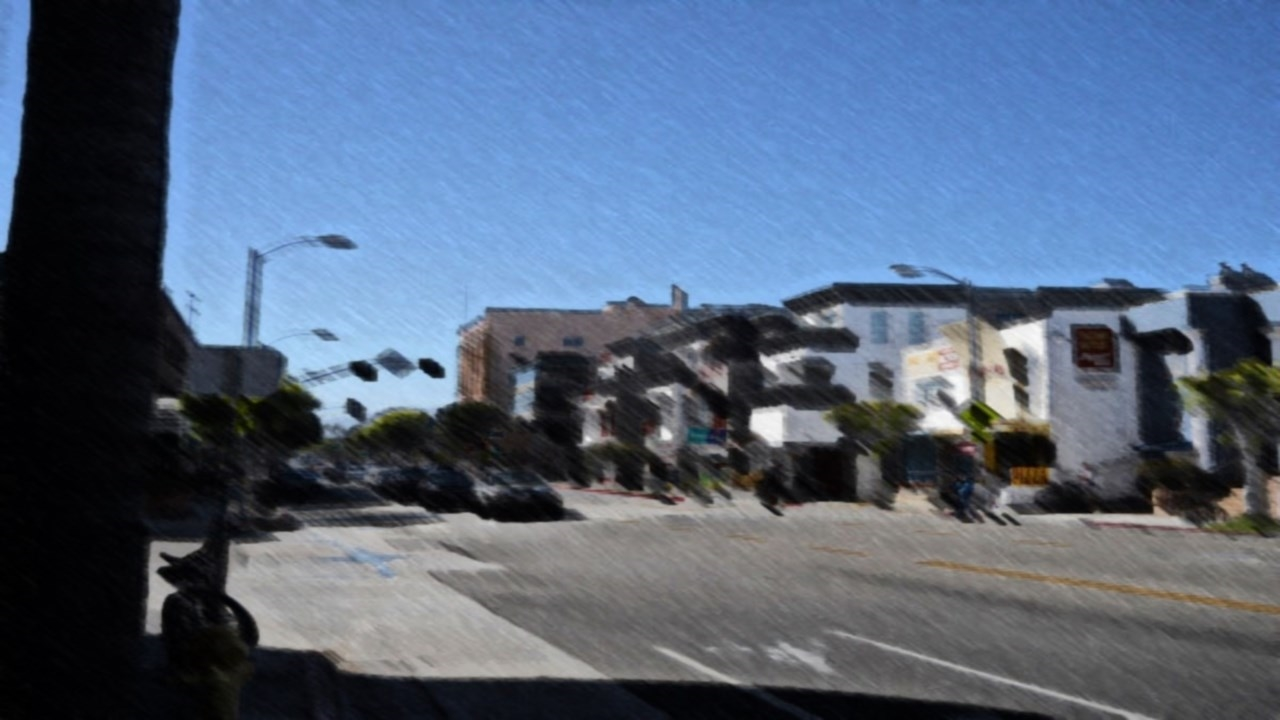
#> input picture Textures/street_1a.jpg, 1280 x 720 px
$ python texconvert.py ../Textures/street_1a.jpg
#> lines starting #> are read from the running program, lines starting #| are printed output that depends on the picture
"""texconvert.py - convert images to KTX2 textures for the engine.

A KTX2 file holds a texture's whole mip chain, built here (sRGB-correct), and
usually GPU-compressed: it loads without decoding, takes a quarter of the video
memory (BC7) or less, and samples faster. The engine loads `name.ktx2` in place
of `name.png` whenever it sits beside it and is at least as new, so a project
switches to compressed textures by converting its files - no scene or code
changes (src/ENGINE/render/TextureFiles.h).

Usage:
    python texconvert.py <image or folder> [more ...] [options]
    python texconvert.py --info <file.ktx2>
    python texconvert.py --decode <file.ktx2> <out.png> [--level N]

Each image becomes <name>.ktx2 beside it (or -o <file> for a single image).
A folder converts every .png/.jpg/.jpeg/.tga/.bmp in it (add --recursive for
sub-folders).

Kinds (--kind, default auto: from the file name):
    color   BC7, sRGB. Albedo / base colour / emissive / UI art. (default)
    data    BC7, linear. Packed data maps: ORM (occlusion, roughness,
            metallic), masks. Names ending _orm _arm _mr _rough(ness)
            _metal(lic/ness) _ao _occlusion _mask _height.
    normal  BC5, linear: only x and y are stored (z is rebuilt in the shader);
            mips are renormalised. Names ending _n _nrm _norm _normal(s).
            Tangent-space, OpenGL convention (+Y up: green = up), as glTF uses.

Options:
    --format bc7|bc5|bc4|rgba8   override the kind's format (bc4 = R channel only;
                                 rgba8 = uncompressed, still with mips)
    --no-mips                    store the full-size level only
    --verify                     decode the result and print its PSNR
    --force                      convert even if the .ktx2 is newer than the image
    -o <file>                    output path (one input only)

The BC7 encoder uses mode 6 (one colour line per 4x4 block, 4-bit weights):
good for most art, weaker where a block holds three or more distinct colours.
For the best quality, any encoder that writes plain (not supercompressed)
BC7/BC5/BC4 KTX2 files works too, e.g. AMD Compressonator or NVIDIA Texture
Tools.
"""

import argparse
import os
import struct
import sys

import numpy as np
from PIL import Image

KTX2_ID = bytes([0xAB, 0x4B, 0x54, 0x58, 0x20, 0x32, 0x30, 0xBB, 0x0D, 0x0A, 0x1A, 0x0A])

VK_R8G8B8A8_UNORM = 37
VK_R8G8B8A8_SRGB = 43
VK_BC4_UNORM = 139
VK_BC5_UNORM = 141
VK_BC7_UNORM = 145
VK_BC7_SRGB = 146

VK_NAMES = {37: 'R8G8B8A8_UNORM', 43: 'R8G8B8A8_SRGB', 131: 'BC1_RGB_UNORM', 132: 'BC1_RGB_SRGB',
            133: 'BC1_RGBA_UNORM', 134: 'BC1_RGBA_SRGB', 137: 'BC3_UNORM', 138: 'BC3_SRGB',
            139: 'BC4_UNORM', 141: 'BC5_UNORM', 145: 'BC7_UNORM', 146: 'BC7_SRGB'}

IMAGE_EXTS = ('.png', '.jpg', '.jpeg', '.tga', '.bmp')

NORMAL_SUFFIXES = ('_n', '_nrm', '_norm', '_normal', '_normals', '-normal')
DATA_SUFFIXES = ('_orm', '_arm', '_mr', '_rough', '_roughness', '_metal', '_metallic', '_metalness',
                 '_ao', '_occlusion', '_mask', '_height')

# BC7 4-bit interpolation weights (out of 64).
W4 = np.array([0, 4, 9, 13, 17, 21, 26, 30, 34, 38, 43, 47, 51, 55, 60, 64], np.int32)

CHUNK = 4096   # blocks encoded at once (bounds memory)


# ----------------------------------------------------------------- colour

def srgb_to_linear(c):
    c = c / 255.0
    return np.where(c <= 0.04045, c / 12.92, ((c + 0.055) / 1.055) ** 2.4)


def linear_to_srgb(c):
    c = np.clip(c, 0.0, 1.0)
    return np.where(c <= 0.0031308, c * 12.92, 1.055 * np.power(c, 1.0 / 2.4) - 0.055) * 255.0


# ----------------------------------------------------------------- mips

def half(img):
    """2x2 box average of a float (H, W, C) image; odd edges repeat."""
    h, w = img.shape[:2]
    if h > 1 and h % 2:
        img = np.concatenate([img, img[-1:]], 0)
    if w > 1 and w % 2:
        img = np.concatenate([img, img[:, -1:]], 1)
    h, w = img.shape[:2]
    if h > 1:
        img = 0.5 * (img[0::2] + img[1::2])
    if w > 1:
        img = 0.5 * (img[:, 0::2] + img[:, 1::2])
    return img


def build_mips(rgba, kind, mips):
    """Mip chain (list of uint8 (H, W, 4)) of an RGBA uint8 image, filtered in
    the right space for its kind."""
    levels = [rgba]
    if not mips:
        return levels
    if kind == 'normal':
        v = rgba[..., :3].astype(np.float64) / 255.0 * 2.0 - 1.0
        cur = v
        while cur.shape[0] > 1 or cur.shape[1] > 1:
            cur = half(cur)
            n = cur / np.maximum(np.linalg.norm(cur, axis=-1, keepdims=True), 1e-8)
            enc = np.clip(np.round((n * 0.5 + 0.5) * 255.0), 0, 255).astype(np.uint8)
            alpha = np.full(enc.shape[:2] + (1,), 255, np.uint8)
            levels.append(np.concatenate([enc, alpha], -1))
        return levels

    a = rgba[..., 3:4].astype(np.float64) / 255.0
    has_alpha = bool((rgba[..., 3] < 255).any())
    if kind == 'color':
        c = srgb_to_linear(rgba[..., :3].astype(np.float64))
    else:
        c = rgba[..., :3].astype(np.float64) / 255.0
    # Colour weighted by alpha, so transparent texels don't bleed their
    # (often black) colour into the visible edge of a cut-out.
    cur = np.concatenate([c * a, a], -1) if has_alpha else np.concatenate([c, a], -1)
    while cur.shape[0] > 1 or cur.shape[1] > 1:
        cur = half(cur)
        alpha = cur[..., 3:4]
        col = cur[..., :3]
        if has_alpha:
            col = np.where(alpha > 1e-6, col / np.maximum(alpha, 1e-6), 0.0)
        if kind == 'color':
            col = linear_to_srgb(col)
        else:
            col = np.clip(col, 0.0, 1.0) * 255.0
        level = np.concatenate([col, alpha * 255.0], -1)
        levels.append(np.clip(np.round(level), 0, 255).astype(np.uint8))
    return levels


# ----------------------------------------------------------------- blocks

def to_blocks(img):
    """(H, W, C) -> (N, 16, C) 4x4 blocks in row order, edges repeated to fill."""
    h, w = img.shape[:2]
    ph, pw = (-h) % 4, (-w) % 4
    if ph or pw:
        img = np.pad(img, ((0, ph), (0, pw), (0, 0)), mode='edge')
    H, W, C = img.shape
    b = img.reshape(H // 4, 4, W // 4, 4, C).transpose(0, 2, 1, 3, 4)
    return b.reshape(-1, 16, C)


# [5 lines left out: function from_blocks, not called in this run]


# ----------------------------------------------------------------- BC7 mode 6

def bc7_palette(v0, v1):
    """(N, 4) 8-bit endpoints -> (N, 16, 4) interpolated colours, exactly as the GPU does."""
    w = W4[None, :, None]
    return ((64 - w) * v0[:, None, :] + w * v1[:, None, :] + 32) >> 6


def bc7_quantize(e):
    """Float endpoint (N, 4) -> 7-bit colour + shared p-bit closest to it."""
    best_c = best_p = best_err = None
    for p in (0, 1):
        c = np.clip(np.round((e - p) / 2.0), 0, 127).astype(np.int32)
        err = ((c * 2 + p - e) ** 2).sum(1)
        if best_err is None:
            best_c, best_p, best_err = c, np.full(len(e), p, np.int32), err
        else:
            better = err < best_err
            best_c = np.where(better[:, None], c, best_c)
            best_p = np.where(better, p, best_p)
            best_err = np.minimum(err, best_err)
    return best_c, best_p


def bc7_fit(px, c0, p0, c1, p1):
    v0 = c0 * 2 + p0[:, None]
    v1 = c1 * 2 + p1[:, None]
    pal = bc7_palette(v0, v1)
    d = ((px[:, :, None, :] - pal[:, None, :, :]) ** 2).sum(-1)
    idx = d.argmin(-1)
    err = np.take_along_axis(d, idx[..., None], -1)[..., 0].sum(-1)
    return idx, err


def bc7_encode_chunk(blocks):
    px = blocks.astype(np.int32)
    pf = blocks.astype(np.float64)
    n = len(blocks)
    mean = pf.mean(1)
    cen = pf - mean[:, None, :]
    cov = np.einsum('nki,nkj->nij', cen, cen)
    # Principal axis by power iteration, started from the widest channel.
    v = np.zeros((n, 4))
    v[np.arange(n), np.argmax(np.einsum('nii->ni', cov), 1)] = 1.0
    for _ in range(8):
        v = np.einsum('nij,nj->ni', cov, v)
        v /= np.maximum(np.linalg.norm(v, axis=1, keepdims=True), 1e-12)
    t = np.einsum('nki,ni->nk', cen, v)
    e0 = np.clip(mean + v * t.min(1)[:, None], 0, 255)
    e1 = np.clip(mean + v * t.max(1)[:, None], 0, 255)

    c0, p0 = bc7_quantize(e0)
    c1, p1 = bc7_quantize(e1)
    idx, err = bc7_fit(px, c0, p0, c1, p1)

    # Least-squares refinement of the endpoints for the chosen weights.
    for _ in range(2):
        w = W4[idx] / 64.0
        a = ((1 - w) ** 2).sum(1)
        b = ((1 - w) * w).sum(1)
        c = (w ** 2).sum(1)
        r0 = np.einsum('nk,nkc->nc', 1 - w, pf)
        r1 = np.einsum('nk,nkc->nc', w, pf)
        det = a * c - b * b
        ok = np.abs(det) > 1e-6
        sd = np.where(ok, det, 1.0)[:, None]
        n0 = np.clip((c[:, None] * r0 - b[:, None] * r1) / sd, 0, 255)
        n1 = np.clip((a[:, None] * r1 - b[:, None] * r0) / sd, 0, 255)
        nc0, np0 = bc7_quantize(n0)
        nc1, np1 = bc7_quantize(n1)
        nidx, nerr = bc7_fit(px, nc0, np0, nc1, np1)
        better = ok & (nerr < err)
        c0 = np.where(better[:, None], nc0, c0)
        c1 = np.where(better[:, None], nc1, c1)
        p0 = np.where(better, np0, p0)
        p1 = np.where(better, np1, p1)
        idx = np.where(better[:, None], nidx, idx)
        err = np.where(better, nerr, err)

    # The first texel's index has an implied 0 top bit: swap the endpoints
    # (and invert every index) where it is 8 or more.
    swap = idx[:, 0] >= 8
    c0, c1 = np.where(swap[:, None], c1, c0), np.where(swap[:, None], c0, c1)
    p0, p1 = np.where(swap, p1, p0), np.where(swap, p0, p1)
    idx = np.where(swap[:, None], 15 - idx, idx)

    u = np.uint64
    lo = np.full(n, 1 << 6, np.uint64)   # mode 6
    shift = 7
    for ch in range(4):
        for cc in (c0, c1):
            lo |= cc[:, ch].astype(np.uint64) << u(shift)
            shift += 7
    lo |= p0.astype(np.uint64) << u(63)
    hi = p1.astype(np.uint64)
    hi |= idx[:, 0].astype(np.uint64) << u(1)
    shift = 4
    for i in range(1, 16):
        hi |= idx[:, i].astype(np.uint64) << u(shift)
        shift += 4
    return np.stack([lo, hi], 1).astype('<u8').tobytes()


# [90 lines left out: functions bc7_decode, bc4_palette, bc4_encode_chunk, bc4_decode_blocks, not called in this run]


def encode_level(img, fmt):
    """uint8 (H, W, 4) -> bytes in `fmt`."""
    if fmt == 'rgba8':
        return np.ascontiguousarray(img).tobytes()
    blocks = to_blocks(img)
    out = []
    for s in range(0, len(blocks), CHUNK):
        chunk = blocks[s:s + CHUNK]
        if fmt == 'bc7':
            out.append(bc7_encode_chunk(chunk))
        elif fmt == 'bc4':
            out.append(bc4_encode_chunk(chunk[:, :, 0]).tobytes())
        elif fmt == 'bc5':
            r = bc4_encode_chunk(chunk[:, :, 0])
            g = bc4_encode_chunk(chunk[:, :, 1])
            out.append(np.concatenate([r, g], 1).tobytes())
    return b''.join(out)


# [22 lines left out: function decode_level, not called in this run]


# ----------------------------------------------------------------- KTX2

def dfd_for(vk):
    """Khronos data format descriptor (a basic block) for the formats written here."""
    def sample(bit_offset, bit_length, channel, upper, linear=False):
        ctype = channel | (0x10 if linear else 0)
        return struct.pack('<IIII', bit_offset | ((bit_length - 1) << 16) | (ctype << 24), 0, 0, upper)

    srgb = vk in (VK_R8G8B8A8_SRGB, VK_BC7_SRGB)
    transfer = 2 if srgb else 1
    if vk in (VK_R8G8B8A8_UNORM, VK_R8G8B8A8_SRGB):
        model, dims, plane = 1, (0, 0, 0, 0), 4
        samples = [sample(0, 8, 0, 255), sample(8, 8, 1, 255), sample(16, 8, 2, 255),
                   sample(24, 8, 15, 255, linear=srgb)]
    elif vk in (VK_BC7_UNORM, VK_BC7_SRGB):
        model, dims, plane = 134, (3, 3, 0, 0), 16
        samples = [sample(0, 128, 0, 0xFFFFFFFF)]
    elif vk == VK_BC5_UNORM:
        model, dims, plane = 132, (3, 3, 0, 0), 16
        samples = [sample(0, 64, 0, 0xFFFFFFFF), sample(64, 64, 1, 0xFFFFFFFF)]
    elif vk == VK_BC4_UNORM:
        model, dims, plane = 131, (3, 3, 0, 0), 8
        samples = [sample(0, 64, 0, 0xFFFFFFFF)]
    else:
        raise ValueError(vk)
    block_size = 24 + 16 * len(samples)
    body = struct.pack('<IHHBBBB', 0, 2, block_size, model, 1, transfer, 0)
    body += bytes(dims) + bytes([plane, 0, 0, 0, 0, 0, 0, 0])
    body += b''.join(samples)
    return struct.pack('<I', 4 + len(body)) + body


def align(n, a):
    return (n + a - 1) // a * a


def write_ktx2(path, vk, w, h, levels):
    """levels: bytes per mip level, base first."""
    block = {VK_BC4_UNORM: 8}.get(vk, 16 if vk in (VK_BC5_UNORM, VK_BC7_UNORM, VK_BC7_SRGB) else 4)
    level_align = block if block % 4 == 0 else block * 4 // np.gcd(block, 4)
    dfd = dfd_for(vk)
    kv_key = b'KTXwriter\x00Goldbar texconvert.py\x00'
    kvd = struct.pack('<I', len(kv_key)) + kv_key
    kvd += b'\x00' * (align(len(kvd), 4) - len(kvd))

    header_len = 12 + 9 * 4 + 4 * 4 + 2 * 8
    index_len = 24 * len(levels)
    dfd_off = header_len + index_len
    kvd_off = dfd_off + len(dfd)
    pos = kvd_off + len(kvd)

    # Level data is stored smallest first, each start aligned.
    offsets = [0] * len(levels)
    blob = bytearray()
    for i in reversed(range(len(levels))):
        start = align(pos + len(blob), level_align)
        blob += b'\x00' * (start - pos - len(blob))
        offsets[i] = start
        blob += levels[i]

    out = bytearray(KTX2_ID)
    out += struct.pack('<9I', vk, 1, w, h, 0, 0, 1, len(levels), 0)
    out += struct.pack('<4I2Q', dfd_off, len(dfd), kvd_off, len(kvd), 0, 0)
    for i, data in enumerate(levels):
        out += struct.pack('<3Q', offsets[i], len(data), len(data))
    out += dfd + kvd
    out += blob
    with open(path, 'wb') as f:
        f.write(out)


# [17 lines left out: function read_ktx2, not called in this run]


# ----------------------------------------------------------------- driver

def guess_kind(path):
    stem = os.path.splitext(os.path.basename(path))[0].lower()
    if stem.endswith(NORMAL_SUFFIXES):
        return 'normal'
    if stem.endswith(DATA_SUFFIXES):
        return 'data'
    return 'color'


def psnr(a, b):
    mse = np.mean((a.astype(np.float64) - b.astype(np.float64)) ** 2)
    return float('inf') if mse == 0 else 10 * np.log10(255.0 ** 2 / mse)


def convert(src, dst, kind, fmt, mips, verify):
    img = Image.open(src)
    rgba = np.array(img.convert('RGBA'))
    h, w = rgba.shape[:2]
    if kind == 'auto':
        kind = guess_kind(src)
    if fmt is None:
        fmt = {'color': 'bc7', 'data': 'bc7', 'normal': 'bc5'}[kind]
    if fmt == 'bc7':
        vk = VK_BC7_SRGB if kind == 'color' else VK_BC7_UNORM
    elif fmt == 'rgba8':
        vk = VK_R8G8B8A8_SRGB if kind == 'color' else VK_R8G8B8A8_UNORM
    elif fmt == 'bc5':
        vk = VK_BC5_UNORM
    else:
        vk = VK_BC4_UNORM

    chain = build_mips(rgba, kind, mips)
    levels = [encode_level(level, fmt) for level in chain]
    write_ktx2(dst, vk, w, h, levels)

    raw = w * h * 4 * 4 // 3 if mips else w * h * 4
    size = sum(len(x) for x in levels)
    line = '%s -> %s  %dx%d %s %s, %d level%s, %.1f KB (RGBA8 with mips: %.1f KB)' % (
        src, dst, w, h, kind, VK_NAMES[vk], len(levels), '' if len(levels) == 1 else 's', size / 1024.0,
        raw / 1024.0)
    if verify:
        dec = decode_level(levels[0], vk, w, h)
        if fmt == 'bc5':
            line += '  PSNR(xy) %.1f dB' % psnr(dec[..., :2], chain[0][..., :2])
        elif fmt == 'bc4':
            line += '  PSNR(r) %.1f dB' % psnr(dec[..., 0], chain[0][..., 0])
        else:
            line += '  PSNR %.1f dB' % psnr(dec, chain[0])
    print(line)


def gather(inputs, recursive):
    files = []
    for path in inputs:
        if os.path.isdir(path):
            for root, dirs, names in os.walk(path):
                for name in sorted(names):
                    if name.lower().endswith(IMAGE_EXTS):
                        files.append(os.path.join(root, name))
                if not recursive:
                    break
        else:
            files.append(path)
    return files


def main():
    ap = argparse.ArgumentParser(description='Convert images to KTX2 (BC7/BC5/BC4) textures for the engine.')
    ap.add_argument('inputs', nargs='*')
    ap.add_argument('--kind', choices=['auto', 'color', 'data', 'normal'], default='auto')
    ap.add_argument('--format', choices=['bc7', 'bc5', 'bc4', 'rgba8'])
    ap.add_argument('--no-mips', action='store_true')
    ap.add_argument('--verify', action='store_true')
    ap.add_argument('--force', action='store_true')
    ap.add_argument('--recursive', action='store_true')
    ap.add_argument('-o', '--output')
    ap.add_argument('--info', metavar='KTX2')
    ap.add_argument('--decode', nargs=2, metavar=('KTX2', 'PNG'))
    ap.add_argument('--level', type=int, default=0)
    args = ap.parse_args()

    if args.info:
        info, levels = read_ktx2(args.info)
        print('%s: %s %dx%d, %d level(s), supercompression %d, transfer %s' % (
            args.info, VK_NAMES.get(info['vk'], info['vk']), info['width'], info['height'], info['levels'],
            info['supercompression'], info.get('transfer', '?')))
        for i, data in enumerate(levels):
            print('  level %d: %dx%d, %d bytes' % (i, max(1, info['width'] >> i), max(1, info['height'] >> i),
                                                   len(data)))
        return 0
    if args.decode:
        info, levels = read_ktx2(args.decode[0])
        lw, lh = max(1, info['width'] >> args.level), max(1, info['height'] >> args.level)
        Image.fromarray(decode_level(levels[args.level], info['vk'], lw, lh), 'RGBA').save(args.decode[1])
        print('%s level %d -> %s' % (args.decode[0], args.level, args.decode[1]))
        return 0

    files = gather(args.inputs, args.recursive)
    if not files:
        ap.print_help()
        return 1
    if args.output and len(files) != 1:
        print('-o needs exactly one input image')
        return 1
    for src in files:
        dst = args.output or os.path.splitext(src)[0] + '.ktx2'
        if not args.force and os.path.exists(dst) and os.path.getmtime(dst) >= os.path.getmtime(src):
            print('%s is up to date' % dst)
            continue
        convert(src, dst, args.kind, args.format, not args.no_mips, args.verify)
#> in convert, img is the input picture: PIL image 1280x720 RGB; mean R, G, B 84.1, 101.1, 125.3
#> in build_mips, `has_alpha = bool((rgba[..., 3] < 255).any())`: has_alpha = False
#> in srgb_to_linear, `return np.where(c <= 0.04045, c / 12.92, ((c + 0.055) / 1.055) ** 2.4)`:
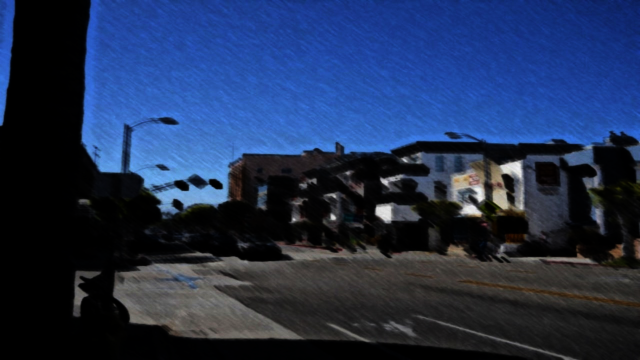
#> returned value: shape (720, 1280, 3) float64 (shown at 1/2 size); mean of channels 0, 1, 2 0.13, 0.193, 0.326; drawn as R, G, B
#> the loop in build_mips, `while cur.shape[0] > 1 or cur.shape[1] > 1:` made 11 passes
#> (cur, alpha, col, level) on pass 10: ([[0.126, 0.17, 0.262, 1], [0.123, 0.16, 0.254, 1]], [1, 1], [[99.29, 114.5, 140], [98.43, 111.3, 137.9]], [[99.29, 114.5, 140, 255], [98.43, 111.3, 137.9, 255]])
#> pass 1, in half, `img = 0.5 * (img[0::2] + img[1::2])`:
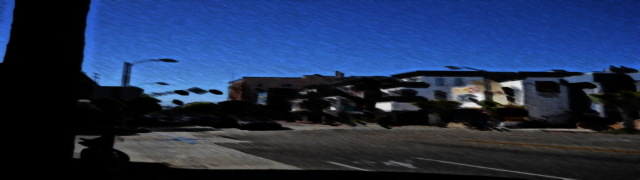
#> img: shape (360, 1280, 4) float64 (shown at 1/2 size); mean of channels 0, 1, 2, 3 0.13, 0.193, 0.326, 1; drawn as R, G, B
#> after the loop in build_mips, `while cur.shape[0] > 1 or cur.shape[1] > 1:`: levels = 12 items
#> the loop in encode_level, `for s in range(0, len(blocks), CHUNK):` made 15 passes
#> (s, n in bc7_encode_chunk) on passes 2 to 9: (4096, 4096), (8192, 4096), (12288, 4096), (16384, 4096), (20480, 4096), (24576, 4096), (28672, 4096), (32768, 4096)
#> after the loop in encode_level, `for s in range(0, len(blocks), CHUNK):`: out = 15 items
#> the loop in encode_level (call 2), `for s in range(0, len(blocks), CHUNK):` made 4 passes
#> (s, n in bc7_encode_chunk) on passes 2 to 4: (4096, 4096), (8192, 4096), (12288, 2112)
#> call 4 of encode_level, with fmt = 'bc7'
#> in to_blocks (call 4), `h, w = img.shape[:2]`: h = 90; w = 160
#> in to_blocks (call 4), `ph, pw = (-h) % 4, (-w) % 4`: ph = 2
#> in to_blocks (call 4), `img = np.pad(img, ((0, ph), (0, pw), (0, 0)), mode='edge')`:
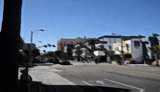
#> img: shape (92, 160, 4); mean of channels 0, 1, 2, 3 83.7, 100.4, 124.1, 255; drawn as R, G, B
#> in encode_level (call 4), `blocks = to_blocks(img)`:
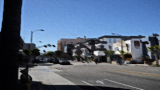
#> img: shape (90, 160, 4); mean R, G, B, A 85.1, 102.1, 126.3, 255
#> the loop in encode_level (call 4), `for s in range(0, len(blocks), CHUNK):` made 1 pass
#> n in bc7_encode_chunk on pass 1: 920
#> in encode_level (call 5), `blocks = to_blocks(img)`:
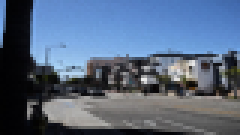
#> img: shape (45, 80, 4) (shown 3 times larger); mean R, G, B, A 86.3, 103.4, 127.7, 255
#> the loop in encode_level (call 5), `for s in range(0, len(blocks), CHUNK):` made 1 pass
#> n in bc7_encode_chunk on pass 1: 240
#> in to_blocks (call 6), `h, w = img.shape[:2]`: h = 23; w = 40
#> in to_blocks (call 6), `ph, pw = (-h) % 4, (-w) % 4`: ph = 1
#> in to_blocks (call 6), `img = np.pad(img, ((0, ph), (0, pw), (0, 0)), mode='edge')`:
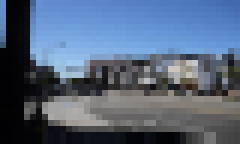
#> img: shape (24, 40, 4) (shown 6 times larger); mean of channels 0, 1, 2, 3 84.3, 100.5, 123.7, 255; drawn as R, G, B
#> in encode_level (call 6), `blocks = to_blocks(img)`:
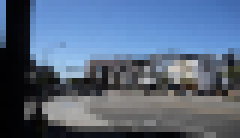
#> img: shape (23, 40, 4) (shown 6 times larger); mean R, G, B, A 86.9, 103.8, 127.8, 255
#> the loop in encode_level (call 6), `for s in range(0, len(blocks), CHUNK):` made 1 pass
#> n in bc7_encode_chunk on pass 1: 60
#> in encode_level (call 10), `blocks = to_blocks(img)`: blocks = 16 rows, first 6: [92, 123, 163, 255], [105, 133, 178, 255], [91, 119, 166, 255], [91, 119, 166, 255], [95, 94, 93, 255], [104, 102, 101, 255]
#> in encode_level (call 11), `blocks = to_blocks(img)`: blocks = 16 rows, first 6: [99, 114, 140, 255], [98, 111, 138, 255], [98, 111, 138, 255], [98, 111, 138, 255], [99, 114, 140, 255], [98, 111, 138, 255]
#> in encode_level (call 12), `blocks = to_blocks(img)`: blocks = 16 rows, first 6: [99, 113, 139, 255], [99, 113, 139, 255], [99, 113, 139, 255], [99, 113, 139, 255], [99, 113, 139, 255], [99, 113, 139, 255]
#> in convert, `levels = [encode_level(level, fmt) for level in chain]`: levels = 12 items
#> in write_ktx2, `level_align = block if block % 4 == 0 else block * 4 // np.gcd(block, 4)`: level_align = 16
#> in write_ktx2, `index_len = 24 * len(levels)`: index_len = 288
#> in write_ktx2, `dfd_off = header_len + index_len`: dfd_off = 368
#> in write_ktx2, `kvd_off = dfd_off + len(dfd)`: kvd_off = 412
#> in write_ktx2, `pos = kvd_off + len(kvd)`: pos = 448
#> in write_ktx2, `offsets = [0] * len(levels)`: offsets = [0, 0, 0, 0, 0, 0, 0, 0, 0, 0, 0, 0]
#> the loop in write_ktx2, `for i in reversed(range(len(levels))):` made 12 passes
#> (i, start) on passes 1, 2, 3, 4, 5, 7, 8, 9: (11, 448), (10, 464), (9, 480), (8, 496), (7, 528), (5, 864), (4, 1824), (3, 5664)
#> after the loop in write_ktx2, `for i in reversed(range(len(levels))):`: offsets = [308384, 77984, 20384, 5664, 1824, 864, 624, 528, 496, 480, 464, 448]
#> the loop in write_ktx2, `for i, data in enumerate(levels):` made 12 passes
#> in convert, `size = sum(len(x) for x in levels)`: size = 1229536
#| ../Textures/street_1a.jpg -> ../Textures/street_1a.ktx2  1280x720 color BC7_SRGB, 12 levels, 1200.7 KB (RGBA8 with mips: 4800.0 KB)
    return 0


if __name__ == '__main__':
    sys.exit(main())
#> (the program exits here)
